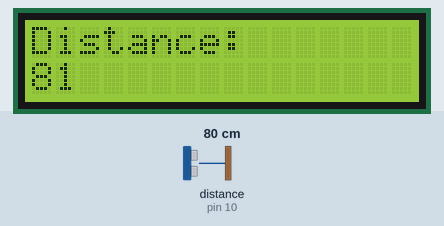
This sketch was run on a simulated Arduino Uno, built with avr-gcc and run on an emulated ATmega328P. On the bench: 16×2 character LCD. Inputs (shaded band) come from the test bench; at power-on: distance to the obstacle (sensor on pin 10) 80 cm. The echo pulse lasts 58.3 µs per cm.

Above: at 0.7 s.
1.3 s: distance to the obstacle (sensor on pin 10) set to 2 cm
At 2.1 s:
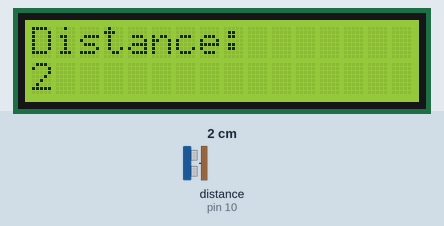
3.2 s: distance to the obstacle (sensor on pin 10) set to 4 cm
At 3.8 s:
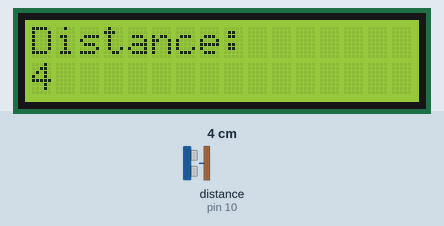
4.9 s: distance to the obstacle (sensor on pin 10) set to 9 cm
At 5.4 s:
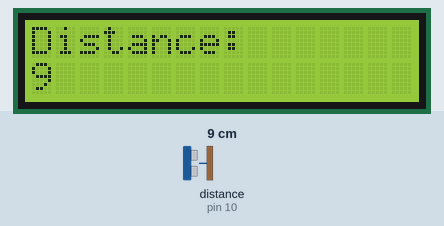
Timing chart, 0 to 7.9 s (numbered marks = the images above; inputs shaded):
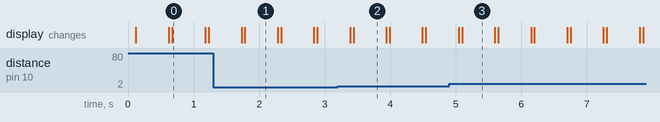

The sketch:

Ultrasonic_Sensor_Test_Code.ino
```cpp
#include <NewPing.h>
#include <LiquidCrystal.h> // includes the LiquidCrystal Library


#define TRIGGER_PIN  9
#define ECHO_PIN     10
#define MAX_DISTANCE 400 // Maximum distance we want to measure (in centimeters).


NewPing sonar(TRIGGER_PIN, ECHO_PIN, MAX_DISTANCE); // NewPing setup of pins and maximum distance.

LiquidCrystal lcd(1, 2, 4, 5, 6, 7); // Creates an LCD object. Parameters: (rs, enable, d4, d5, d6, d7)
void setup() {
  //Serial.begin(9600);
  lcd.begin(16,2); // Initializes the interface to the LCD screen, and specifies the dimensions (width and height) of the display }
  lcd.setCursor(0,0);
  lcd.print("Distance: ");


}

void loop() {
 delay(50);                    // Wait 50ms between pings (about 20 pings/sec). 29ms should be the shortest delay between pings.

 int distance = sonar.ping_cm(); // Send ping, get distance in cm and print result (0 = outside set distance range)
 lcd.setCursor(0,1);
 lcd.print(distance);
 lcd.setCursor(0,1);
 delay(500);
 lcd.print("   ");
}
```

Measured:
- after the input at 1.3 s, the display: first differs from a run without the input after 0.48 s (image 1)
- after the input at 3.2 s, the display: first differs from a run without the input after 0.24 s (image 2)
- after the input at 4.9 s, the display: first differs from a run without the input after 0.19 s (image 3)
- what the display in image 0 shows lasts 0.5 s, from 0.7 s to 1.2 s
